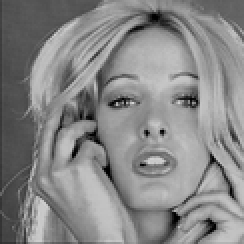
#> input picture Test0.tif, 122 x 122 px, shrunk from 512 x 512 before the run (shown 2 times larger)
$ python tarea1.py
#> lines starting #> are read from the running program, lines starting #| are printed output that depends on the picture
import cv2
import numpy as np

def adjust_gamma(image, gamma=1.0 , c=1):
    sizea, sizeb = np.shape(image)
    c = c*255;
    out = np.zeros((sizea, sizeb), dtype=np.uint8)
    for x in range(sizea):
        for y in range(sizeb):
            value = image[x][y]
            pixel = c*((value/255) ** gamma)
            if pixel >= 255:
                out[x][y] = 255
            else:
                out[x][y] = pixel
    return out

def seg1(image,A,B,k):
    sizea,sizeb = np.shape(image)
    out = np.zeros((sizea,sizeb),dtype=np.uint8)
    for x in range(sizea):
        for y in range(sizeb):
            if image[x][y] >= A and image[x][y] <= B:
                out[x][y] = k
            else:
                out[x][y] = 0
    return out

def seg2(image,A,B,k):
    sizea, sizeb = np.shape(image)
    out = np.zeros((sizea, sizeb), dtype=np.uint8)
    for x in range(sizea):
        for y in range(sizeb):
            if image[x][y] >= A and image[x][y] <= B:
                out[x][y] = k
            else:
                out[x][y] = image[x][y]
    return out

#-----------------------------------
#           Primer Punto a
#-----------------------------------

img1 = cv2.imread("Test0.tif",0)
#> img1 is the input picture: shape (122, 122); min 0, max 212, mean 135.2

gamma = [0.1,0.2,0.3,0.4,0.5,0.6,0.7,0.8,0.9,1,1.05,1.1,1.15,1.2,1.25,1.3]
c = 1
for i in gamma:
    img = adjust_gamma(img1,i,c)
    title = 'Imagen Original(Test0.tif) con gamma = ' + str(i) + ' y c = ' + str(c)
    cv2.imshow(title, img)
    title = 'resultado/'+ title + '.png'
    cv2.imwrite(title, img)
#> this loop made 16 passes
#> pass 1, `img = adjust_gamma(img1,i,c)`:
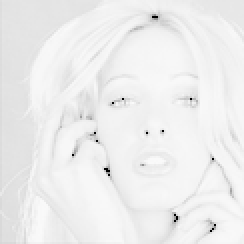
#> img: shape (122, 122) (shown 2 times larger); min 0, max 250, mean 237.2
#> pass 2, `img = adjust_gamma(img1,i,c)`:
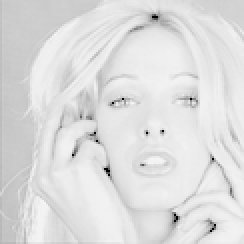
#> img: shape (122, 122) (shown 2 times larger); min 0, max 245, mean 221.7
#> pass 3, `img = adjust_gamma(img1,i,c)`:
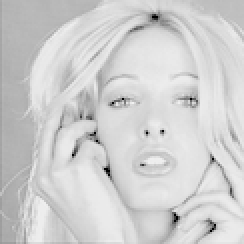
#> img: shape (122, 122) (shown 2 times larger); min 0, max 241, mean 207.5

c = [0.1,0.2,0.3,0.4,0.5,0.6,0.7,0.8,0.9,1,1.1,1.2,1.5,1.8,2,2.2,2.4,2.5,3,4,5]
gamma = 1
for i in c:
    img = adjust_gamma(img1,gamma,i)
    title = 'Imagen Original(Test0.tif) con gamma = ' + str(gamma) + ' y c = ' + str(i)
    cv2.imshow(title, img)
    title = 'resultado/'+ title + '.png'
    cv2.imwrite(title, img)
#> this loop made 21 passes
#> pass 1, `img = adjust_gamma(img1,gamma,i)`:
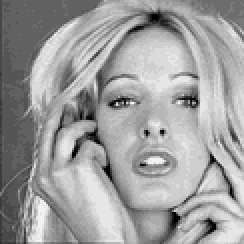
#> img: shape (122, 122) (shown 2 times larger); min 0, max 21, mean 13.1; drawn with min black and max white
#> pass 2, `img = adjust_gamma(img1,gamma,i)`:
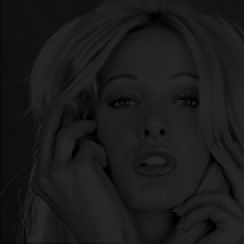
#> img: shape (122, 122) (shown 2 times larger); min 0, max 42, mean 26.6


#-----------------------------------
#           Primer Punto b
#-----------------------------------

c = [2.13,0.88,1.15]
gamma = [0.8,3,0.65]

for i in range(3):
    root = "Test"+str(i+1)+".tif"
    img = cv2.imread(root,0)
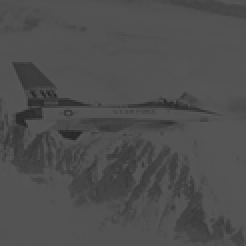
#> input picture Test1.tif, 123 x 123 px, shrunk from 514 x 514 before the run (shown 2 times larger)
#> img is the input picture: shape (123, 123); min 37, max 89, mean 78.2
    img = adjust_gamma(img,gamma[i],c[i])
#> after the loop in adjust_gamma (call 38), `for x in range(sizea):`:
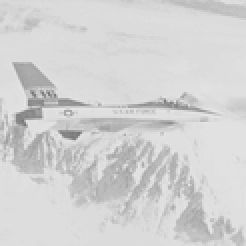
#> out: shape (123, 123) (shown 2 times larger); min 115, max 233, mean 210.5
#> (the run stopped early here; a loop or call above may not have finished)
